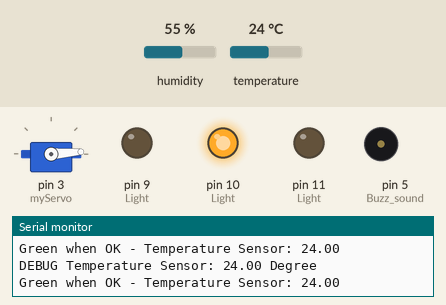
Recording of a sketch running on a simulated Arduino Uno, built with avr-gcc and run on an emulated ATmega328P. Parts: servo, output pins drawn as LEDs (lit = HIGH), buzzer (waves = sounding, pin HIGH), the last lines printed to the serial monitor. The inputs (shaded band) are chosen by the test bench; at power-on: temperature 24 °C, humidity 55 %.

Above: at 3.2 s.
3.3 s: temperature set to 33 °C
At 6.0 s:
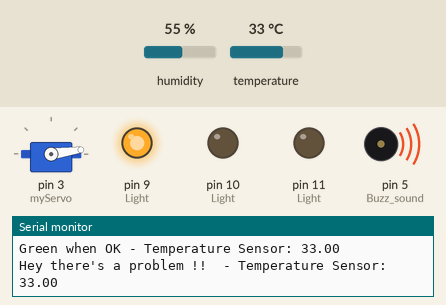
8.8 s: temperature set to 12 °C
At 10.9 s:
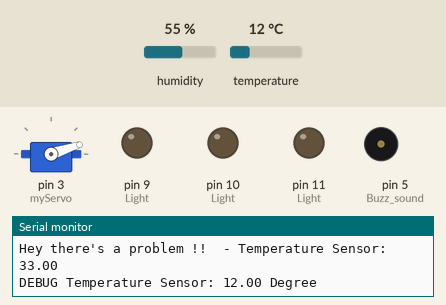
14.8 s: temperature set to 14 °C
18.3 s: temperature set to 17 °C
At 21.1 s:
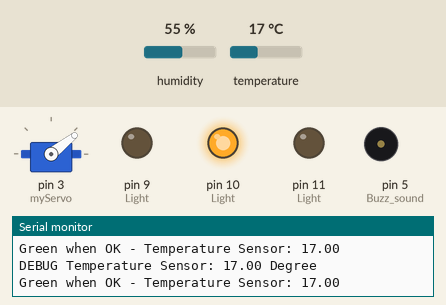
24.3 s: temperature set to 41 °C
At 26.8 s:
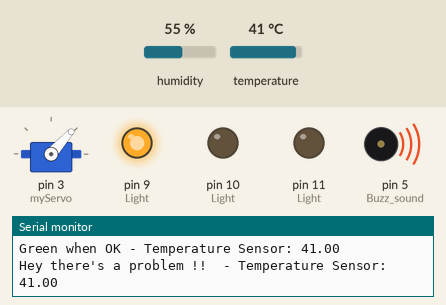
29.6 s: temperature set to 19 °C
At 32.2 s:
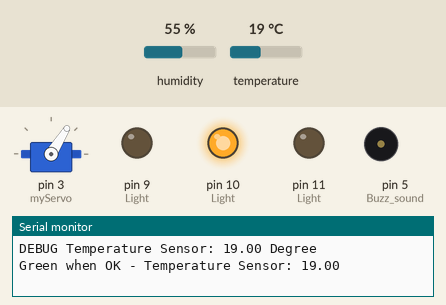
Timing chart, 0 to 45.2 s (numbered marks = the images above; inputs shaded):
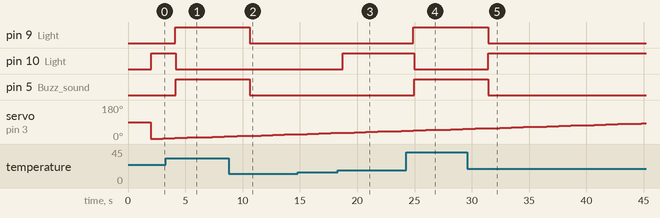

Measured:
- the behaviour switches between 15 and 16 °C on temperature (found by bisection; images 2 and 3)
- after the input at 3.3 s, pin 9 (Light): LOW → HIGH after 0.80 s; pin 10 (Light): HIGH → LOW after 0.86 s; pin 5 (Buzz_sound): LOW → HIGH after 0.86 s
- after the input at 8.8 s, pin 9 (Light), pin 5 (Buzz_sound): HIGH → LOW after 1.8 s
- after the input at 18.3 s, pin 10 (Light): LOW → HIGH after 0.43 s
- after the input at 24.3 s, pin 9 (Light): LOW → HIGH after 0.61 s; pin 10 (Light): HIGH → LOW after 0.67 s; pin 5 (Buzz_sound): LOW → HIGH after 0.67 s
- after the input at 29.6 s, pin 9 (Light), pin 5 (Buzz_sound): HIGH → LOW after 1.8 s; pin 10 (Light): LOW → HIGH after 1.8 s

The sketch:

Demo_For_MDSE.ino
```cpp
// Generated Arduino code for Demo For MDSE
// This a a simple model for the live demo

#include <Servo.h>
#include <DHT.h>

// DHT11 Setup - Data pin on 4
#define DHT_PIN 4
#define DHT_TYPE DHT11
DHT dht(DHT_PIN, DHT_TYPE);


Servo myServo;
unsigned long lastServoUpdate = 0;
int servoPos = 0;
int servoDirection = 2;  // 2 degrees per step

float temperature_sensor = 0.0;

void readTemperatureSensor() {
  float temp = dht.readTemperature();
  if (isnan(temp)) {
    Serial.println("ERROR Failed to read from DHT11 sensor!");
    return;
  }
  temperature_sensor = temp;
}


void checkWarningTemperature() {

  if (temperature_sensor > 30.0) {
    Serial.print("Green when OK - Temperature Sensor: ");
    Serial.println(temperature_sensor);
        digitalWrite(9, HIGH); // RED LED

  } else {
        digitalWrite(9, LOW); // RED LED off

  }


}
void checkCriticalTemperature() {

  if (temperature_sensor > 31.0) {
    Serial.print("Hey there's a problem !!  - Temperature Sensor: ");
    Serial.println(temperature_sensor);
        digitalWrite(5, HIGH); // Active Buzzer

  } else {
        digitalWrite(5, LOW); // Active Buzzer off

  }


}
void checkNormaltemperature() {


  if (temperature_sensor > 15 && temperature_sensor < 30) {
    Serial.print("Green when OK - Temperature Sensor: ");
    Serial.println(temperature_sensor);
        digitalWrite(10, HIGH); // Green LED

  } else {
        digitalWrite(10, LOW); // Green LED off

  }

}


void updateServo() {
  if (millis() - lastServoUpdate >= 10) {
    lastServoUpdate = millis();

    servoPos += servoDirection;

    if (servoPos >= 180) {
      servoDirection = -2;  // Reverse
    } else if (servoPos <= 0) {
      servoDirection = 2;   // Forward
    }

    myServo.write(servoPos);
  }
}

void setup() {
  Serial.begin(9600);
  dht.begin();

  myServo.attach(3);  // Servo on pin 3

  // Configure sensor pins
  pinMode(4, INPUT);   // Temperature Sensor on pin 4

  // Configure alert pins
  pinMode(11, OUTPUT); // Light
  pinMode(10, OUTPUT); // Light
  pinMode(9, OUTPUT); // Light
  pinMode(5, OUTPUT); // Buzz sound

  // Initialize all outputs to OFF
  digitalWrite(11, LOW);
  digitalWrite(10, LOW);
  digitalWrite(9, LOW);
  digitalWrite(5, LOW);


  Serial.println("System initialized. Monitoring...");
  delay(2000); // DHT11 needs 2s to stabilize

}

void loop() {
  updateServo();  // Non-blocking servo sweep

  readTemperatureSensor();

  Serial.print("DEBUG Temperature Sensor: ");
  Serial.print(temperature_sensor);
  Serial.println(" Degree");

  checkWarningTemperature();
  checkCriticalTemperature();
  checkNormaltemperature();


  delay(1000);
}
```
